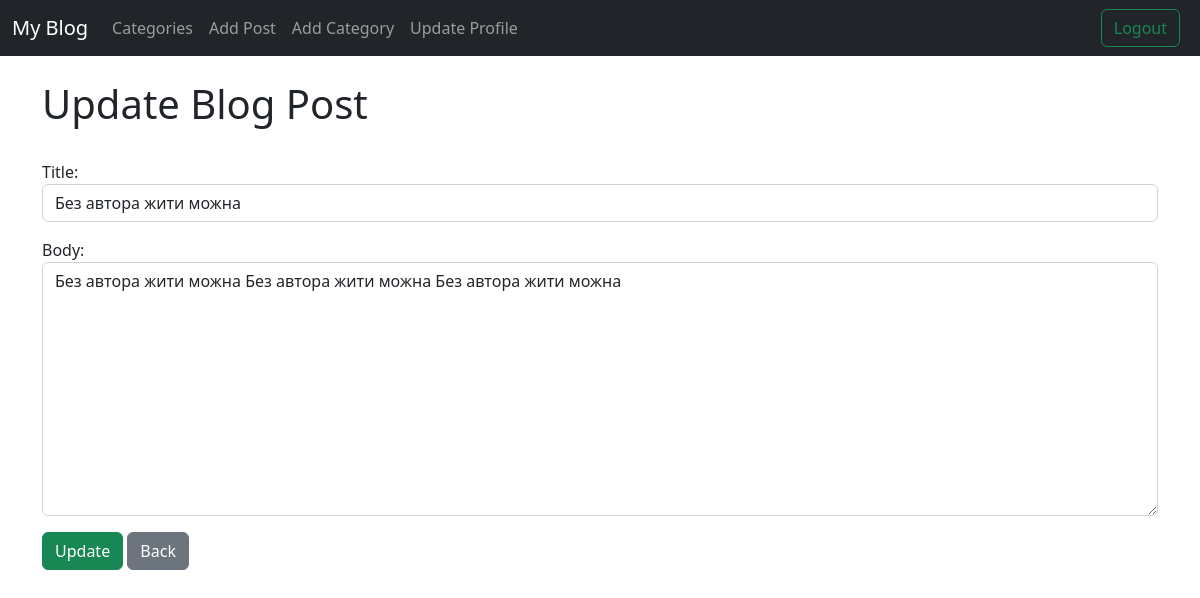
Screenshot of /article/edit/8 (signed in) with the database file from the repository.
### myblog/models.py (models this page shows, shortened)
class Post(models.Model):
    title = models.CharField(max_length=255)
    header_image = models.ImageField(null=True, blank=True, upload_to='images/')
    author = models.ForeignKey(User, on_delete=models.CASCADE)
    body = models.TextField()
    post_date = models.DateField(auto_now_add=True)
    category = models.CharField(max_length=255, default='coding')
    likes = models.ManyToManyField(User, related_name='blog_post')

### myblog/views.py (the view)
# urls.py: path('article/edit/<int:pk>', UpdatePostView.as_view(), name='update-post'),
class UpdatePostView(UpdateView):
    model = Post
    form_class = UpdatePostForm
    template_name = 'update_post.html'

### myblog/forms.py
class UpdatePostForm(forms.ModelForm):
    class Meta:
        model = Post
        fields = ('title', 'body')
        widgets = {
            'title': forms.TextInput(attrs={'class': 'form-control', 'placeholder': "Title"}),
            'body': forms.Textarea(attrs={'class': 'form-control', 'placeholder': "Big Text"}),
        }

### myblog/templates/update_post.html (shortened to what this page needs)
{% extends 'base.html' %}
{% block content %}
    <h1>Update Blog Post</h1>
    <br>
<div class="form-group">
    {% if user.is_authenticated %}
        <form method="POST">
            {{ form.as_p }}
            <button class="btn btn-success">Update</button>
            <a href="{% url 'home' %}" class="btn btn-secondary">Back</a>
        </form>
    {% else %}
        <h2>You are not allowed here!</h2>
    {% endif %}
</div>
{% endblock %}

### rows the page displays
Post: title "Без автора жити можна", body "Без автора жити можна Без автора жити можна Без автора жити можна"
